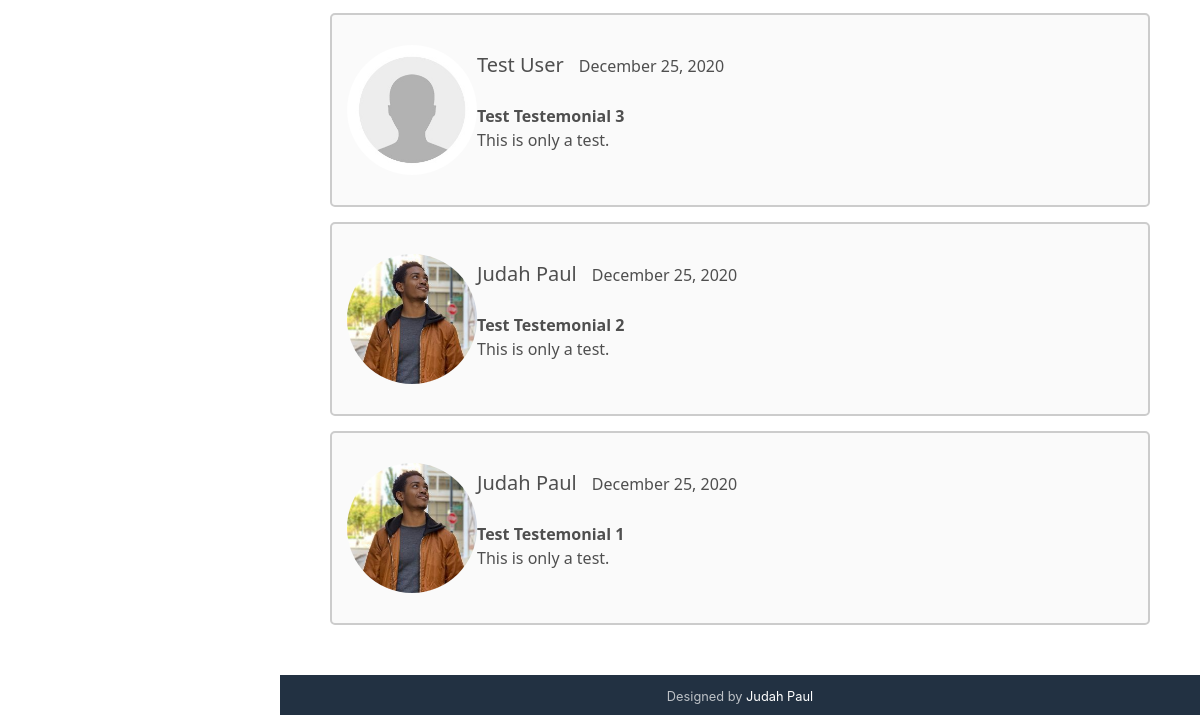
/ (lower part), run on an earlier commit of the app's database.
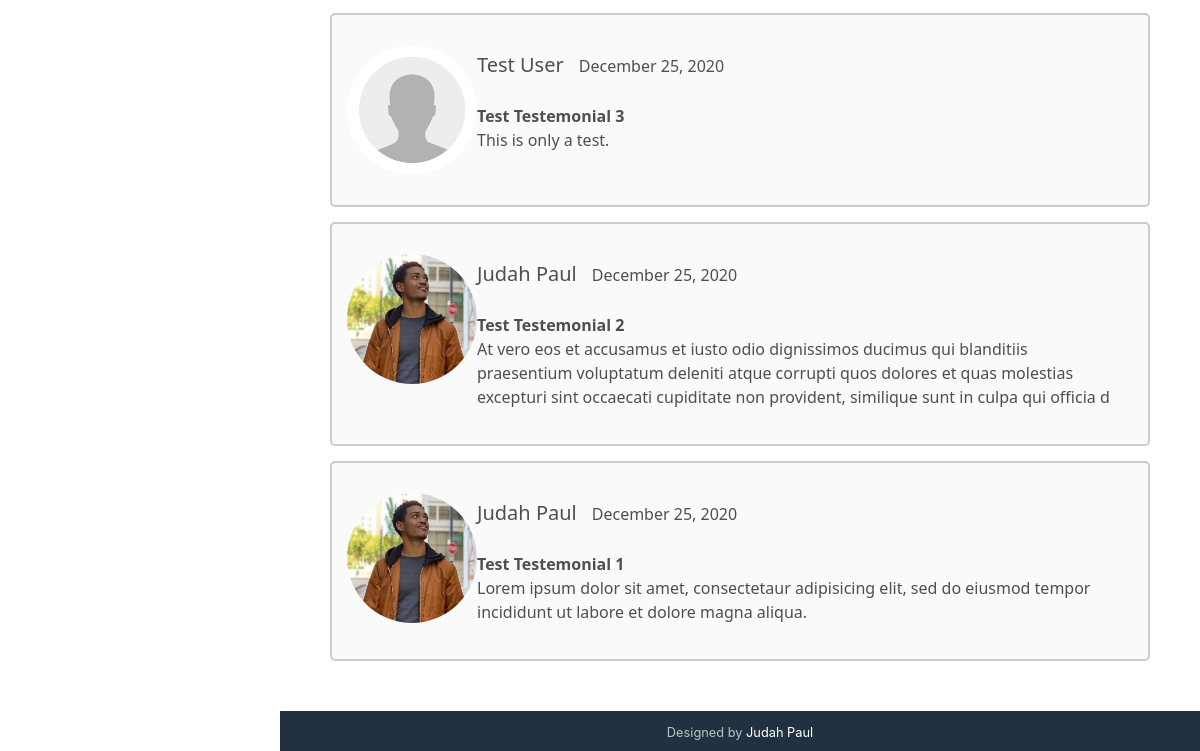
And on a later commit of the database.
### blog/models.py (models this page shows, shortened)
class Testemonial(models.Model):
    title = models.CharField(max_length=100)
    content = models.TextField(max_length=240)
    timestamp = models.DateTimeField(default=timezone.now)
    author = models.ForeignKey(User, on_delete=models.CASCADE)
    slug = AutoSlugField(populate_from='title', default='', unique=True, null=False, editable=False)
    class Meta:
        ordering = ['-timestamp']

### profiles/models.py (models this page shows, shortened)
class Profile(models.Model):
	user = models.OneToOneField(User, on_delete=models.CASCADE)
	image = models.ImageField(default='default.jpg', upload_to='profile-pics')

### blog/views.py (the view)
# urls.py: path('', PostListView.as_view(), name='home'),
class PostListView(ListView):
    model = Post
    template_name = 'index.html'
    context_object_name = 'posts'
    ordering = ['-timestamp']
    paginate_by = 4
    def get_context_data(self, **kwargs):
        context = super().get_context_data(**kwargs)
        context['posts'] = Post.objects.all()
        context['testemonials'] = Testemonial.objects.all()
        return context

### templates/index.html (shortened to what this page needs)
{% extends "base.html" %}
{% load crispy_forms_tags %}
{% block content %}
    {% block testemonial %}
        {% include 'testemonial.html' %}
    {% endblock testemonial %}
{% endblock content %}

### templates/testemonial.html (shortened to what this page needs)
{% block testemonial %}
<section style="margin: 10px auto; display:block">
    <br><br><hr>
    {% for testemonial in testemonials %}
        <div class="container2 theme-bg-light">
            <img src="{{ testemonial.author.profile.image.url }}" alt="Avatar" style="margin: 15px auto 15px auto; width:130px;">
            <div class="container" style="margin: 20px auto 20px auto">
                <p class="d-inline"><span>{{ testemonial.author.first_name }} {{ testemonial.author.last_name }}</span>{{ testemonial.timestamp|date:"F d, Y" }}</p><br><br>
                <strong>{{ testemonial.title }}</strong><br>
                <p class="d-inline" style="min-height: 36px;">{{ testemonial.content }}</p>
            </div>
        </div>
    {% endfor %}
</section>
{% endblock testemonial %}

What changed in the data, as far as the page shows it:
changed Testemonial "Test Testemonial 2": content "This is only a test." → "At vero eos et accusamus et iusto odio dignissimos ducimus qui blanditiis praesentium voluptatum deleniti atque corrupti quos dolores et quas molestias excepturi sint occaecati cupiditate non provident, similique sunt in culpa qui officia d"
changed Testemonial "Test Testemonial 1": content "This is only a test." → "Lorem ipsum dolor sit amet, consectetaur adipisicing elit, sed do eiusmod tempor incididunt ut labore et dolore magna aliqua."
